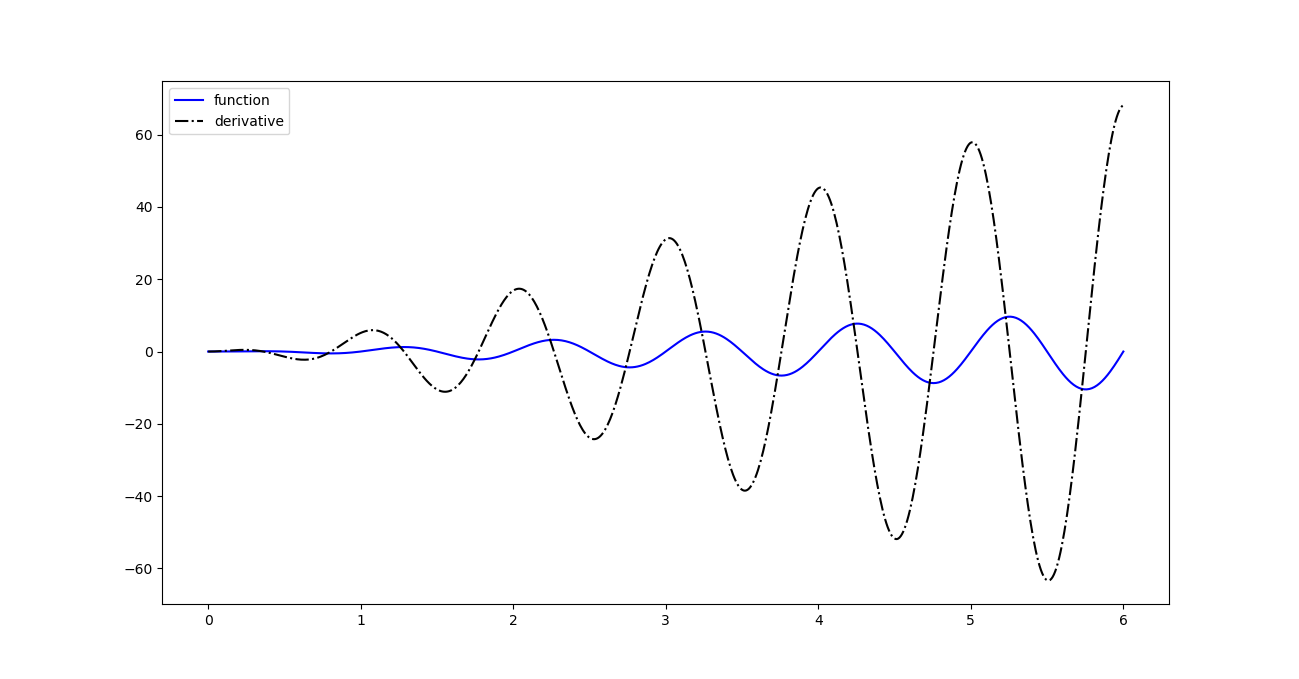

The Python source for this figure:
import numpy as np
import matplotlib.pyplot as plt
#Copy classes for differentiate, integrate and extrema. In a real situation, they should be imported

#-------class for differentiation----------
class Diff2:
    def __init__(self, f, h=1E-5, dfdx_exact=None):
        self.f = f
        self.h = float(h)
        self.exact = dfdx_exact

    def error(self, x):
        if self.exact is not None:
            df_numerical = self(x)
            df_exact = self.exact(x)
            return df_exact - df_numerical

class Forward1(Diff2):
    def __call__(self, x):
        f, h = self.f, self.h
        return (f(x+h) - f(x))/h

class Backward1(Diff2):
    def __call__(self, x):
        f, h = self.f, self.h
        return (f(x) - f(x-h))/h

class Central2(Diff2):
    def __call__(self, x):
        f, h = self.f, self.h
        return (f(x+h) - f(x-h))/(2*h)

class Central4(Diff2):
    def __call__(self, x):
        f, h = self.f, self.h
        return (4./3)*(f(x+h)   - f(x-h))  /(2*h) - \
               (1./3)*(f(x+2*h) - f(x-2*h))/(4*h)

class Central6(Diff2):
    def __call__(self, x):
        f, h = self.f, self.h
        return (3./2) *(f(x+h)   - f(x-h))  /(2*h) - \
               (3./5) *(f(x+2*h) - f(x-2*h))/(4*h) + \
               (1./10)*(f(x+3*h) - f(x-3*h))/(6*h)

class Forward3(Diff2):
    def __call__(self, x):
        f, h = self.f, self.h
        return (-(1./6)*f(x+2*h) + f(x+h) - 0.5*f(x) - \
                (1./3)*f(x-h))/h
    
class Backward2(Diff2):
    def __call__(self, x):
        f, h = self.f, self.h
        return (f(x-2*h)-4*f(x-h)+3*f(x))/(2*h)
#--------------------------------------------------------------

#----------------class for integration------------------
class Integrator:
    def __init__(self, a, b, n):
        self.a, self.b, self.n = a, b, n
        self.points, self.weights = self.construct_method()

    def construct_method(self):
        raise NotImplementedError('no rule in class %s' %
                                  self.__class__.__name__)

    def integrate(self, f):
        s = 0
        for i in range(len(self.weights)):
            s += self.weights[i]*f(self.points[i])
        return s

    def vectorized_integrate(self, f):
        return np.dot(self.weights, f(self.points))
    
class MCint(Integrator):
    def construct_method(self):
        x=np.random.uniform(self.a,self.b,self.n)
        h = (self.b-self.a)/float(self.n)
        w = np.zeros(len(x)) + h
        return x, w


class Midpoint(Integrator):
    def construct_method(self):
        a, b, n = self.a, self.b, self.n  # quick forms
        h = (b-a)/float(n)
        x = np.linspace(a + 0.5*h, b - 0.5*h, n)
        w = np.zeros(len(x)) + h
        return x, w

class Trapezoidal(Integrator):
    def construct_method(self):
        x = np.linspace(self.a, self.b, self.n)
        h = (self.b - self.a)/float(self.n - 1)
        w = np.zeros(len(x)) + h
        w[0] /= 2
        w[-1] /= 2
        return x, w

class Simpson(Integrator):
    def construct_method(self):
        if self.n % 2 != 1:
            print ('n=%d must be odd, 1 is added' % self.n)
            self.n += 1
        x = np.linspace(self.a, self.b, self.n)
        h = (self.b - self.a)/float(self.n - 1)*2
        w = np.zeros(len(x))
        w[0:self.n:2] = h*1.0/3
        w[1:self.n-1:2] = h*2.0/3
        w[0] /= 2
        w[-1] /= 2
        return x, w

class GaussLegendre2(Integrator):
    def construct_method(self):
        if self.n % 2 != 0:
            print ('n=%d must be even, 1 is subtracted' % self.n)
            self.n -= 1
        nintervals = int(self.n/2.0)
        h = (self.b - self.a)/float(nintervals)
        x = np.zeros(self.n)
        sqrt3 = 1.0/math.sqrt(3)
        for i in range(nintervals):
            x[2*i]   = self.a + (i+0.5)*h - 0.5*sqrt3*h
            x[2*i+1] = self.a + (i+0.5)*h + 0.5*sqrt3*h
        w = np.zeros(len(x)) + h/2.0
        return x, w

class GaussLegendre2_vec(Integrator):
    def construct_method(self):
        if self.n % 2 != 0:
            print ('n=%d must be even, 1 is added' % self.n)
            self.n += 1
        nintervals = int(self.n/2.0)
        h = (self.b - self.a)/float(nintervals)
        x = np.zeros(self.n)
        sqrt3 = 1.0/math.sqrt(3)
        m = np.linspace(0.5*h, (nintervals-1+0.5)*h, nintervals)
        x[0:self.n-1:2] = m + self.a - 0.5*sqrt3*h
        x[1:self.n:2]   = m + self.a + 0.5*sqrt3*h
        w = np.zeros(len(x)) + h/2.0
        return x, w
#--------------------------------------------------------------

#----------------class for function extrema------------------    
class MinMax:
    def __init__(self, f, a, b, n):
        self.f, self.a, self.b, self.n=f,a,b,n
        self._find_extrema()
        
    def _find_extrema(self):
        f,a,b,n=self.f, self.a, self.b, self.n
        pmin, pmax, fmin, fmax=[], [], [], []
        h=(b-a)/float(n)
        x0=a
        x1=a+h
        f0=f(x0)
        f1=f(x1)
        if (f0<f1):
            pmin.append(x0)
            fmin.append(f0)
        else:
            pmax.append(x0)
            fmax.append(f0)
        for i in range(1,n): #evaluate from a+h to a+(n-1)h=b-h
            x2=x1+h
            f2=f(x2)
            if (f0>f1 and f1<f2): #local min
                pmin.append(x1)
                fmin.append(f1)
            elif (f0<f1 and f1>f2): #local max
                pmax.append(x1)
                fmax.append(f1)
            x0=x1   #prepare to evaluate next point
            f0=f1
            x1=x2
            f1=f2
        if (f1<f0): #at the end of the loop, x1=b and x0=b-h
            pmin.append(x1)
            fmin.append(f1)
        else:
            pmax.append(x1)
            fmax.append(f1)
        self.pmax, self.pmin, self.fmax, self.fmin=pmax, pmin, fmax, fmin
        self.fmaxglob=max(fmax)
        self.fminglob=min(fmin)
        self.pmaxglob=pmax[fmax.index(self.fmaxglob)]
        self.pminglob=pmin[fmin.index(self.fminglob)]
        
    def get_global_minimum(self):
        return self.pminglob, self.fminglob
    
    def get_global_maximum(self):
        return self.pmaxglob, self.fmaxglob
    
    def get_all_minima(self):
        return [(self.pmin[i], self.fmin[i]) for i in range(len(self.pmin))]
    
    def get_all_maxima(self):
        return [(self.pmax[i], self.fmax[i]) for i in range(len(self.pmax))]
    
    def __str__(self):
        s="All minima: "
        for m in self.pmin:
            s+="%g, " %m
        s=s[:-2] #eliminate last comma
        s+="\nAll maxima: "
        for m in self.pmax:
            s+="%g, " %m
        s=s[:-2] #eliminate last comma
        s+="\nGlobal minimum: %g" %self.pminglob
        s+="\nGlobal maximum: %g" %self.pmaxglob  
        return s
#--------------------------------------------------------------



class CalculusCalculator:
    def __init__(self, f, a, b, resolution=101):
        self.f, self.a, self.b =f, a, b
        self.res=resolution
        self.x=np.linspace(a,b,resolution)
        self.diffmethod=Central2  #default differentiation method
        self.intmethod=Trapezoidal #default integration method
        try:
            self.y=self.f(x)
        except: #in case f is not array-friendly
            self.y=[]
            for xval in self.x:
                self.y.append(f(xval))
        
    def plot(self,style="ro-",tag="function"): #later can add more option: axis label, legend, title...
        plt.plot(self.x,self.y,style,label=tag)
        plt.legend()
        
    def plot_derivative(self,style="bo.-",tag="derivative"): #later can add more option: axis label, legend, title...
        diff=self.diffmethod(self.f)
        dy=[]
        for xv in self.x:    #make list for f'(x)
            dy.append(diff(xv))
        plt.plot(self.x,dy,style,label=tag)
        plt.legend()
    
    def extreme_points(self):
        mm=MinMax(self.f,self.a, self.b, self.res)
        print()
        print(mm)
        print()
    
    
    def set_differentiation_method(self,method):
        self.diffmethod=method
        
    def df(self,x):
        method=self.diffmethod
        derivate=method(self.f)
        return derivate(x)    
    
    
    def set_integration_method(self,method):
        self.intmethod=method
        
    def integral(self):
        method=self.intmethod
        integral=method(self.a,self.b,self.res)
        return integral.integrate(self.f)
    
        
    
    
def f(x):
    return x**2*np.exp(-0.2*x)*np.sin(2*np.pi*x)

c = CalculusCalculator(f, 0, 6, resolution=700)
plt.figure()
c.plot("b-") # plot f
c.plot_derivative("k-.") # plot f'
c.extreme_points()



print(c.df(2.51))
c.set_differentiation_method(Central4)
print(c.df(2.51))

print(c.integral())
c.set_integration_method(Simpson) # more accurate integration
print(c.integral())

plt.show()
